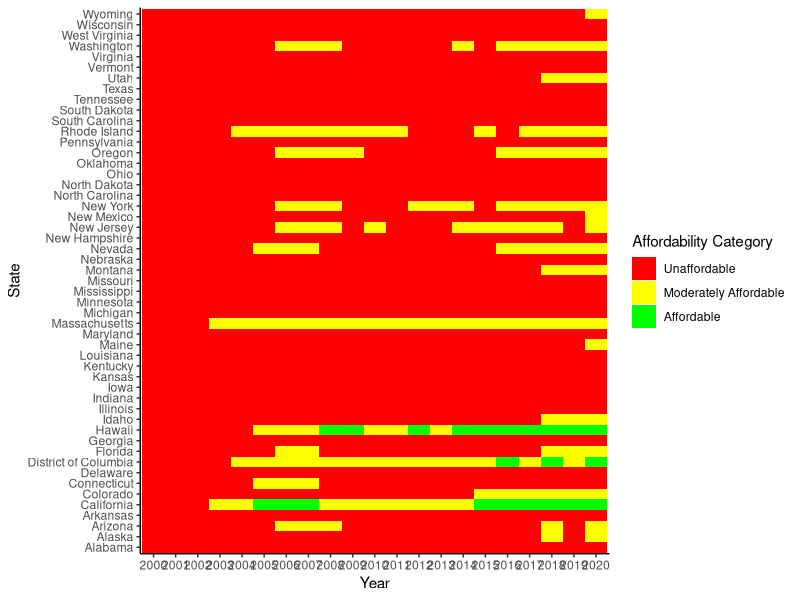
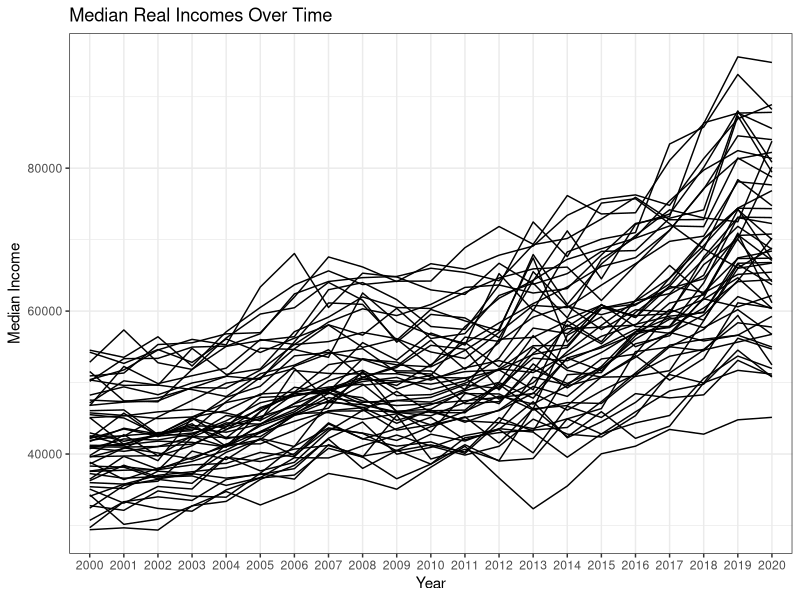
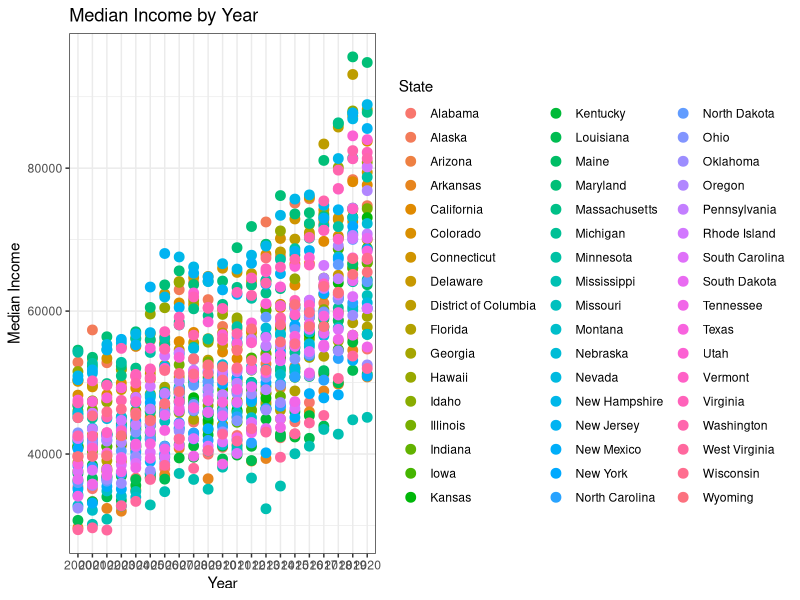
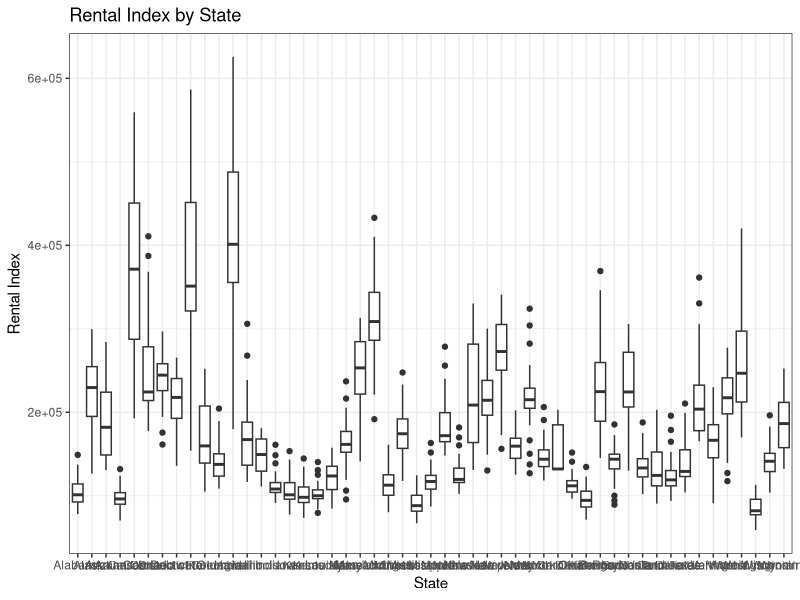
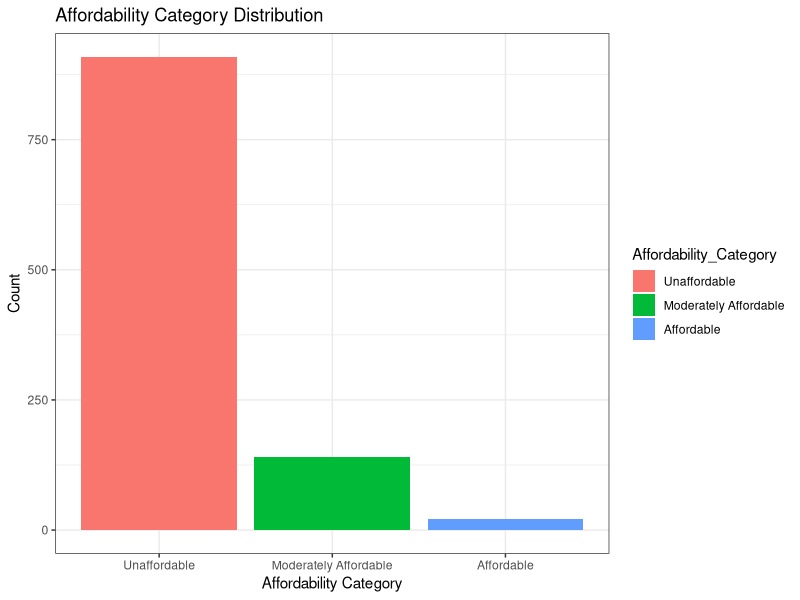
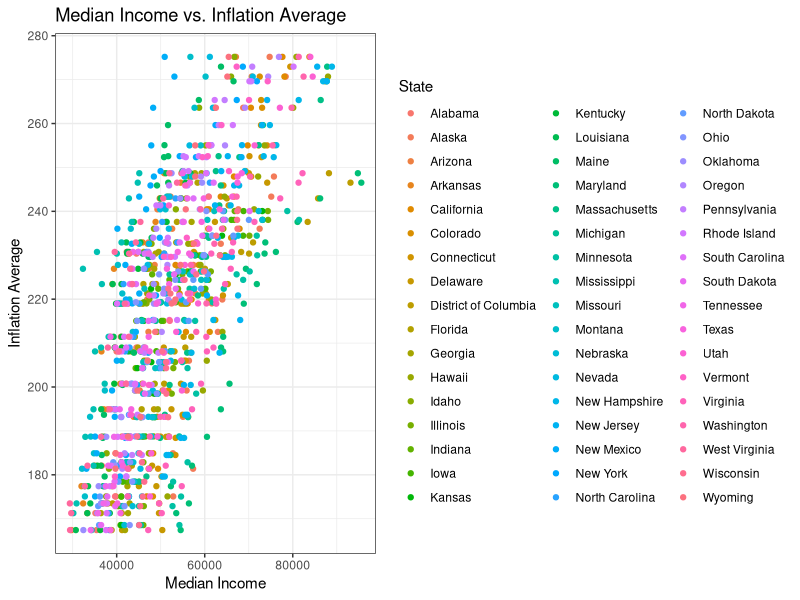
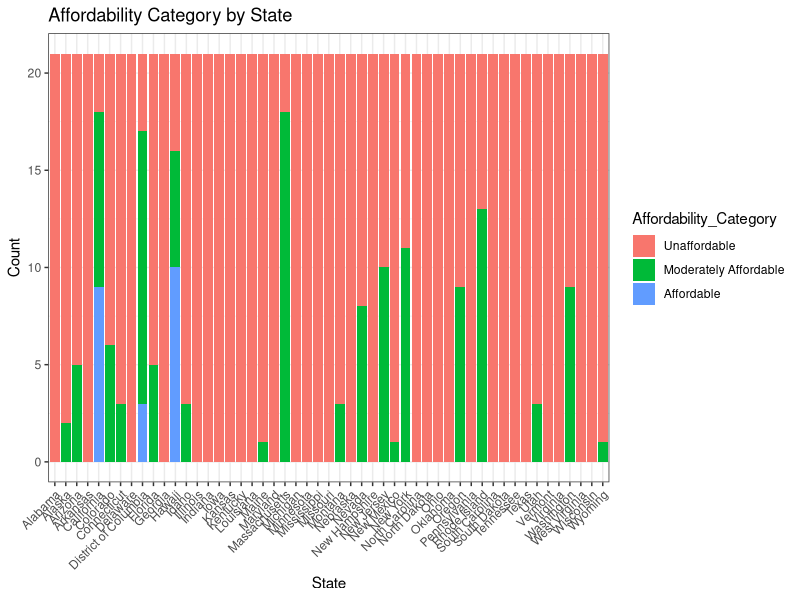
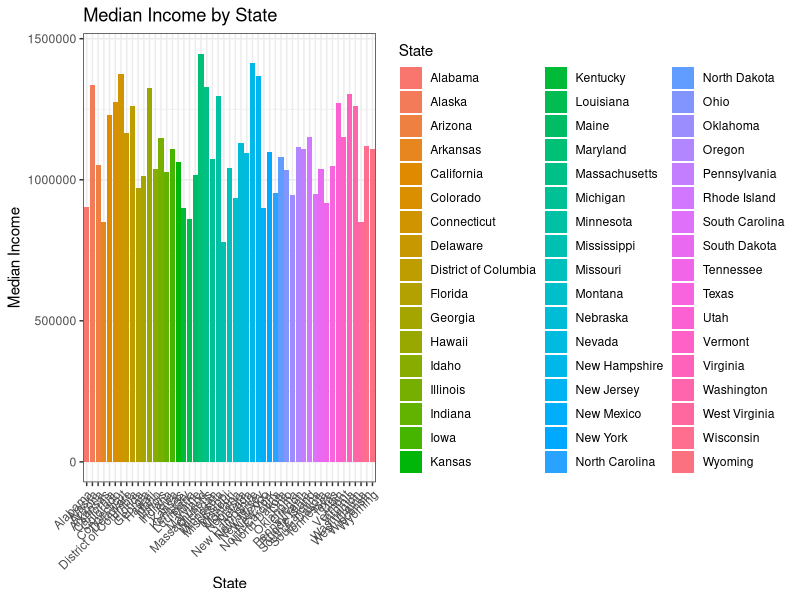

Source code (R) for these figures, in order:
## ---- chunk 1
#| label: setup
#| warning: false
#| message: false

library(tidyverse)
library(dplyr)
library(ggplot2)
library(readxl)

knitr::opts_chunk$set(echo = TRUE, warning=FALSE, message=FALSE)
## ---- chunk 2

state_to_region <- function(state) {
  region_lookup <- list(
    Northeast = c("Connecticut", "Maine", "Massachusetts", "New Hampshire", "New Jersey", "New York", "Pennsylvania", "Rhode Island", "Vermont"),
    South = c("Delaware", "District of Columbia", "Florida", "Georgia", "Maryland", "North Carolina", "South Carolina", "Virginia", "West Virginia", "Alabama", "Kentucky", "Mississippi", "Tennessee", "Arkansas", "Louisiana", "Oklahoma", "Texas"),
    Midwest = c("Illinois", "Indiana", "Michigan", "Ohio", "Wisconsin", "Iowa", "Kansas", "Minnesota", "Missouri", "Nebraska", "North Dakota", "South Dakota"),
    West = c("Arizona", "Colorado", "Idaho", "Montana", "Nevada", "New Mexico", "Utah", "Wyoming", "Alaska", "California", "Hawaii", "Oregon", "Washington")
  )
  region <- NA
  for (r in names(region_lookup)) {
    if (state %in% region_lookup[[r]]) {
      region <- r
      break
    }
  }
  return(region)
}

## ---- chunk 3
getwd()
income_data <- read_excel("Rahul_Final_projectData/income_state.xlsx")

df_inflation <- read_excel("Rahul_Final_projectData/USA_inflation_data.xlsx")

df_rentalindex <- read.csv("Rahul_Final_projectData/ZHVI.csv")

## ---- chunk 4
#Function to get income data by state and year

get_median_se <- function(income_data, year, state){
  rownum <- which(income_data$State == state)
  colnum <- which(colnames(income_data) == year)
  median_income <- as.numeric(income_data[rownum, colnum])
  se <- as.numeric(income_data[rownum, colnum+1])
  #diff <- median_income - se
  return(c(as.character(median_income), as.character(se)))
}

get_median_se(income_data, "2021", "Alabama")


#Function to get inflation data

avg_by_region_and_year <- function(df, state, year) {
  region <- state_to_region(state)
  subset_df <- subset(df, Region == region & Year == year)
  row_avgs <- apply(subset_df[, 4:ncol(subset_df)], 1, mean, na.rm = TRUE)
  overall_avg <- mean(row_avgs, na.rm = TRUE)
  return(overall_avg)
}

# example usage
avg_by_region_and_year(df_inflation, "Texas", 2000)


df_rentalindex$Date <- as.Date(df_rentalindex$Date, format = "%Y-%m-%d")

# function to calculate average rental index for a state and year
get_state_rentalindex <- function(df,state, year) {
  df_filtered <- subset(df, format(as.Date(Date), "%Y") == year)
  state_new <- chartr(" ", ".", state)
  state_avg <- mean(df_filtered[[state_new]])
  return(state_avg)
}
# example usage
get_state_rentalindex(df_rentalindex,"District of Columbia", "2000")

## ---- chunk 5
# Create an empty data frame to store the results
result_df <- data.frame(State = character(),
                        Year = character(),
                        Median_Income = numeric(),
                        Standard_Error = numeric(),
                        Inflation_Average = numeric(),
                        Rental_Index = numeric(),
                        stringsAsFactors = FALSE)

# Loop through each state and year
for (state in unique(income_data$State)) {
  for (year in 2000:2020) {
    median_se <- get_median_se(income_data, as.character(year),as.character(state))
    inflation_avg <- avg_by_region_and_year(df_inflation, as.character(state), as.character(year))
    rental_index <- get_state_rentalindex(df_rentalindex, as.character(state), as.character(year))
    #print(median_se,inflation_avg,rental_index)
    # Add the calculated values to the result data frame
    result_df <- rbind(result_df, data.frame(State = state,
                                             Year = as.character(year),
                                             Median_Income = as.numeric(median_se[1]),
                                             Standard_Error = as.numeric(median_se[2]),
                                             Inflation_Average = inflation_avg,
                                             Rental_Index = rental_index,
                                             stringsAsFactors = FALSE))
  }
}

# Print the resulting data frame
result_df <- result_df %>%
  filter(!is.na(State) & State != "United States")

library(ggplot2)

# Calculate the affordability score
result_df$Affordability_Score <- result_df$Rental_Index / result_df$Median_Income * (1 + result_df$Inflation_Average)

# Categorize states based on affordability score
# Categorize states based on affordability score range
result_df$Affordability_Category <- cut(result_df$Affordability_Score,
                                        breaks = c(-Inf, 1000, 1500, Inf),
                                        labels = c("Unaffordable", "Moderately Affordable", "Affordable"),
                                        include.lowest = TRUE)


result_df

## ---- chunk 6
dim(result_df)
colnames(result_df)
## ---- chunk 7
# Heatmap of affordability scores
heatmap <- ggplot(result_df, aes(x = Year, y = State, fill = Affordability_Category)) +
  geom_tile() +
  scale_fill_manual(values = c("Affordable" = "green", "Moderately Affordable" = "yellow", "Unaffordable" = "red")) +
  labs(x = "Year", y = "State", fill = "Affordability Category") +
  theme_classic()
# Display the visualizations
heatmap
## ---- chunk 8
# Plot median real incomes over time
income_plot <- ggplot(result_df, aes(x = Year, y = Median_Income, group = State)) +
  geom_line() +
  labs(x = "Year", y = "Median Income", title = "Median Real Incomes Over Time") +
  theme_bw()


income_plot


## ---- chunk 9
library(ggplot2)

plot1 <- ggplot(result_df, aes(x = Year, y = Median_Income, color = State)) +
  geom_point() +
  labs(x = "Year", y = "Median Income", title = "Median Income by Year") +
  theme_bw()

# Adjust the size of the points if needed
plot1 + geom_point(size = 3)

## ---- chunk 10
plot2 <- ggplot(result_df, aes(x = State, y = Rental_Index)) +
  geom_boxplot() +
  labs(x = "State", y = "Rental Index", title = "Rental Index by State") +
  theme_bw()

plot2
## ---- chunk 11
plot3 <- ggplot(result_df, aes(x = Affordability_Category, fill = Affordability_Category)) +
  geom_bar() +
  labs(x = "Affordability Category", y = "Count", title = "Affordability Category Distribution") +
  theme_bw()

plot3
## ---- chunk 12
plot4 <- ggplot(result_df, aes(x = Median_Income, y = Inflation_Average, color = State)) +
  geom_point() +
  labs(x = "Median Income", y = "Inflation Average", title = "Median Income vs. Inflation Average") +
  theme_bw()

plot4
## ---- chunk 13
plot6 <- ggplot(result_df, aes(x = State, fill = Affordability_Category)) +
  geom_bar() +
  labs(x = "State", y = "Count", title = "Affordability Category by State") +
  theme_bw() +
  theme(axis.text.x = element_text(angle = 45, hjust = 1))

plot6
## ---- chunk 14
plot8 <- ggplot(result_df, aes(x = State, y = Median_Income, fill = State)) +
  geom_bar(stat = "identity") +
  labs(x = "State", y = "Median Income", title = "Median Income by State") +
  theme_bw() +
  theme(axis.text.x = element_text(angle = 45, hjust = 1))

plot8
## ---- chunk 15
plot9 <- ggplot(result_df, aes(x = Year, y = Inflation_Average, fill = State)) +
  geom_bar(stat = "identity", position = "dodge") +
  labs(x = "Year", y = "Inflation Average", title = "Inflation Average by Year") +
  theme_bw()

plot9
